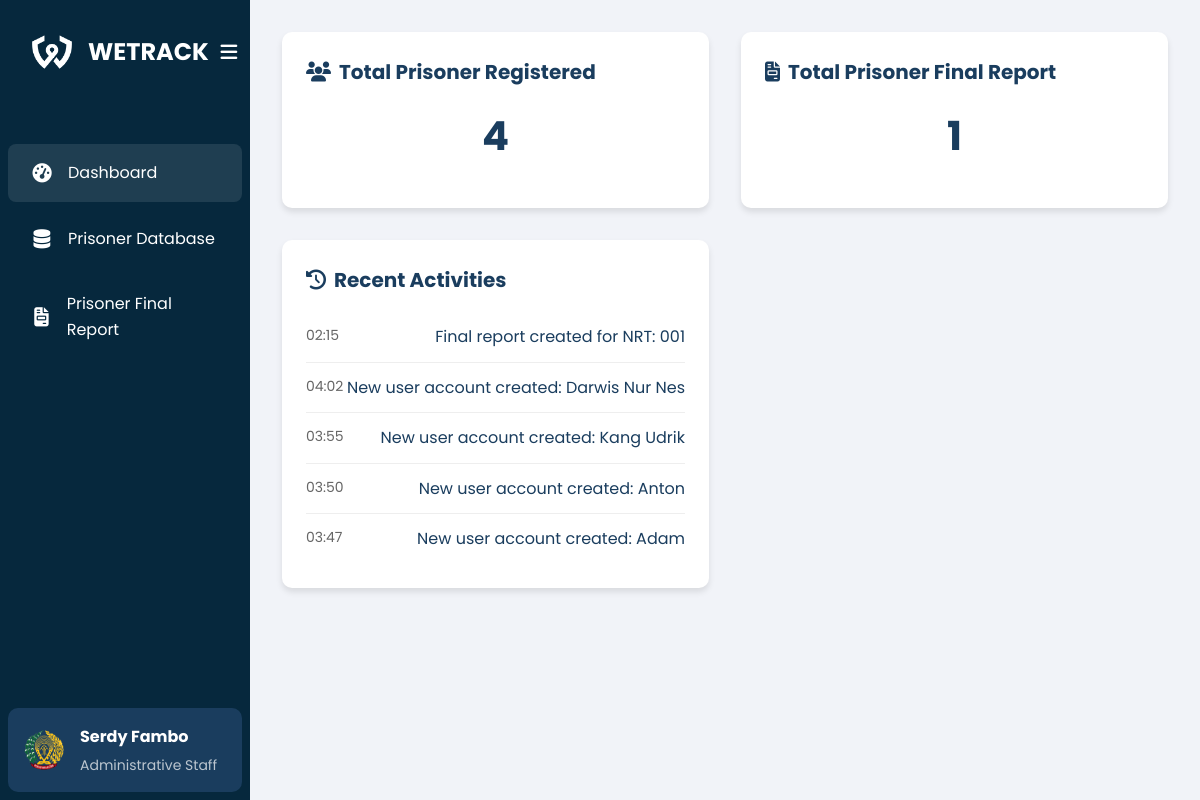
Page /lapas/pages/home.php on the earlier database version.
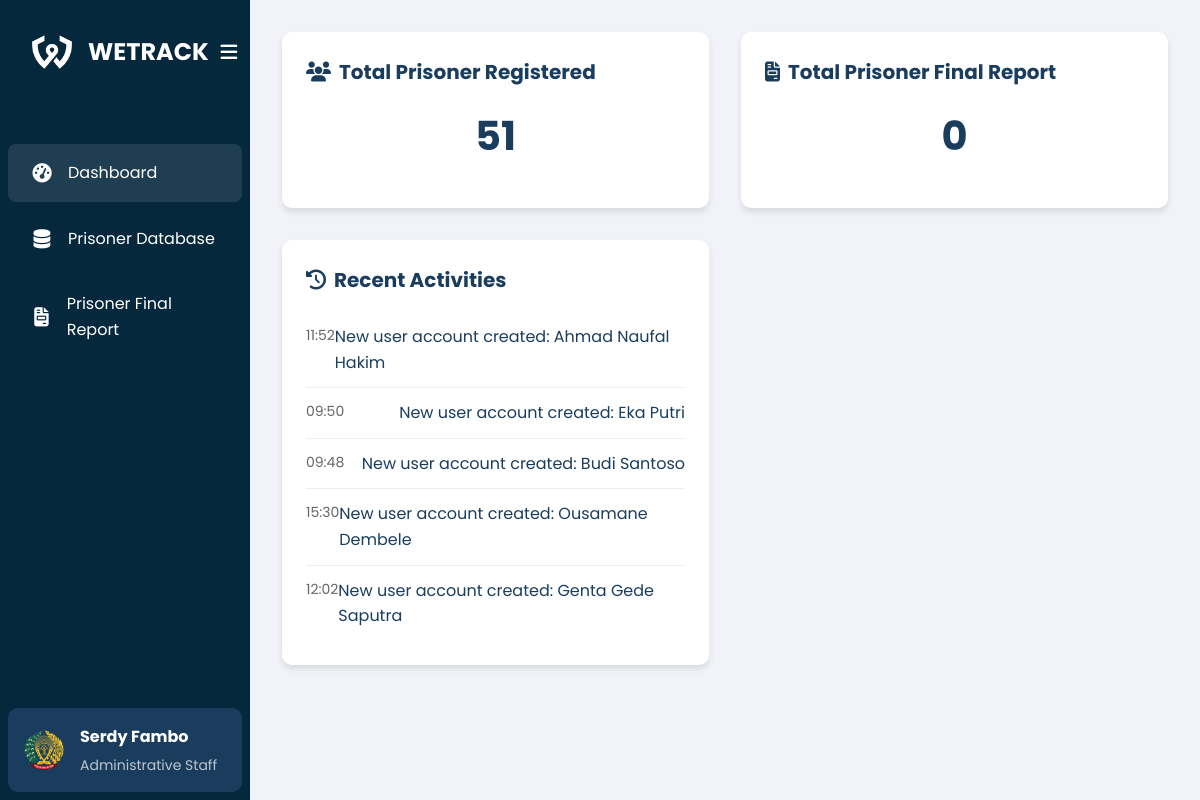
Same page on the later database version.
### tables this page shows
CREATE TABLE `recent_activities` (
  `id` int(11) NOT NULL,
  `action_type` varchar(50) NOT NULL,
  `action_description` varchar(255) NOT NULL,
  `created_at` timestamp NOT NULL DEFAULT current_timestamp()
);

### lapas/pages/home.php (the view, shortened to what this page needs)
<?php
require_once 'utils/activity_logger.php';
$result_data = mysqli_query($conn, "SELECT COUNT(id) as total FROM mantan_narapidana");
$result_report =  mysqli_query($conn, "SELECT COUNT(id) as total FROM final_report");
if ($result_data) {
    $row = mysqli_fetch_assoc($result_data);
    $total = $row['total'];
} else {
    $total = 0;
}
if ($result_report) {
    $row_report = mysqli_fetch_assoc($result_report);
    $total_report = $row_report['total'];
} else {
    $total_report = 0;
}
?>
<!DOCTYPE html>
<html lang="en">
<head>
    <link rel="stylesheet" href="/wetrack/Lapas/css/style.css">
    <link rel="stylesheet" href="https://cdnjs.cloudflare.com/ajax/libs/font-awesome/6.4.0/css/all.min.css">
</head>
<body>
    <div class="container">
        <aside class="sidebar">
            <div class="sidebar-header">
                <div class="logo">
                    <img src="/wetrack/Lapas/Image/wetrack-logo-white.png" alt="WETRACK Logo">
                    <h1 class="logo-text">WETRACK</h1>
                </div>
                <button id="toggle-sidebar" class="toggle-sidebar">
                    <i class="fas fa-bars"></i>
                </button>
            </div>
            <nav class="nav-links">
                <ul>
                    <li class="active"><a href="/wetrack/Lapas/pages/home.php"><i class="fas fa-tachometer-alt"></i> <span>Dashboard</span></a></li>
                    <li><a href="/wetrack/Lapas/pages/data.php"><i class="fas fa-database"></i> <span>Prisoner Database</span></a></li>
                    <li><a href="/wetrack/Lapas/pages/Laporan.php"><i class="fas fa-file-invoice"></i> <span>Prisoner Final Report</span></a></li>
                </ul>
            </nav>
                <div class="user-profile">
                    <img src="/wetrack/Lapas/Image/lapas-logo.png" alt="Profile picture" width="40" height="40">
                    <div class="user-info">
                        <h2>Serdy Fambo</h2>
                        <p>Administrative Staff</p>
                    </div>
                </div>
        </aside>
        <main class="content">
            <div class="dashboard-grid">
                <section class="card summary-card">
                    <h3><i class="fas fa-users"></i>Total Prisoner Registered</h3>
                    <div class="card-content">
                        <span class="number"><?php echo $total; ?></span>
                    </div>
                </section>
                <section class="card alert-card">
                    <h3><i class="fas fa-file-invoice"></i>Total Prisoner Final Report</h3>
                    <div class="card-content">
                        <span class="number"><?php echo $total_report; ?></span>
                    </div>
                </section>
                <section class="card activity-card">
                    <h3><i class="fas fa-history"></i>Recent Activities</h3>
                    <ul class="activity-list">
                        <?php
                        $activity_query = "SELECT action_type, action_description, created_at FROM recent_activities ORDER BY created_at DESC LIMIT 5";
                        $activity_result = mysqli_query($conn, $activity_query);
                        while ($activity = mysqli_fetch_assoc($activity_result)) {
                            echo "<li>";
                            echo "<span class='time'>" . date('H:i', strtotime($activity['created_at'])) . "</span>";
                            echo "<span class='activity'>" . htmlspecialchars($activity['action_description']) . "</span>";
                            echo "</li>";
                        }
                        ?>
                    </ul>
                </section>
            </div>
        </main>
    </div>
</body>
</html>

Differences in the rows shown:
no longer on this page (row unchanged): recent_activities: created_at "02:15", action_description "Final report created for NRT: 001"
no longer on this page (row unchanged): recent_activities: created_at "04:02", action_description "New user account created: Darwis Nur Nes"
no longer on this page (row unchanged): recent_activities: created_at "03:55", action_description "New user account created: Kang Udrik"
no longer on this page (row unchanged): recent_activities: created_at "03:50", action_description "New user account created: Anton"
no longer on this page (row unchanged): recent_activities: created_at "03:47", action_description "New user account created: Adam"
added recent_activities: created_at "11:52", action_description "New user account created: Ahmad Naufal Hakim"
added recent_activities: created_at "09:50", action_description "New user account created: Eka Putri"
added recent_activities: created_at "09:48", action_description "New user account created: Budi Santoso"
added recent_activities: created_at "15:30", action_description "New user account created: Ousamane Dembele"
added recent_activities: created_at "12:02", action_description "New user account created: Genta Gede Saputra"
Other differences:
$total: "4" → "51"
$total_report: "1" → "0"
